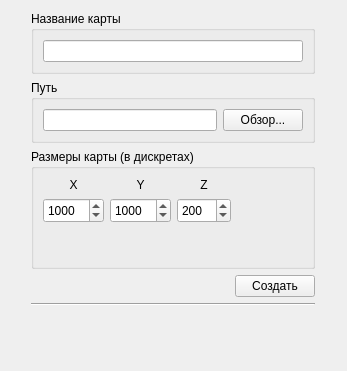
<?xml version="1.0" encoding="UTF-8"?>
<ui version="4.0">
 <class>createMapWindow</class>
 <widget class="QWidget" name="createMapWindow">
  <property name="geometry">
   <rect>
    <x>0</x>
    <y>0</y>
    <width>347</width>
    <height>371</height>
   </rect>
  </property>
  <property name="windowTitle">
   <string>Form</string>
  </property>
  <layout class="QHBoxLayout" name="horizontalLayout_5">
   <item>
    <spacer name="horizontalSpacer_3">
     <property name="orientation">
      <enum>Qt::Horizontal</enum>
     </property>
     <property name="sizeHint" stdset="0">
      <size>
       <width>29</width>
       <height>20</height>
      </size>
     </property>
    </spacer>
   </item>
   <item>
    <layout class="QVBoxLayout" name="verticalLayout_4">
     <item>
      <widget class="QGroupBox" name="groupBox_3">
       <property name="title">
        <string>Название карты</string>
       </property>
       <layout class="QHBoxLayout" name="horizontalLayout_4">
        <item>
         <widget class="QLineEdit" name="nameMapLineEdit"/>
        </item>
       </layout>
      </widget>
     </item>
     <item>
      <widget class="QGroupBox" name="groupBox_2">
       <property name="title">
        <string>Путь</string>
       </property>
       <layout class="QHBoxLayout" name="horizontalLayout_3">
        <item>
         <widget class="QLineEdit" name="dirProjectLineEdit"/>
        </item>
        <item>
         <widget class="QPushButton" name="setDirMapPushButton">
          <property name="text">
           <string>Обзор...</string>
          </property>
         </widget>
        </item>
       </layout>
      </widget>
     </item>
     <item>
      <widget class="QGroupBox" name="groupBox">
       <property name="minimumSize">
        <size>
         <width>250</width>
         <height>100</height>
        </size>
       </property>
       <property name="maximumSize">
        <size>
         <width>16777215</width>
         <height>120</height>
        </size>
       </property>
       <property name="title">
        <string>Размеры карты (в дискретах)</string>
       </property>
       <layout class="QHBoxLayout" name="horizontalLayout">
        <item>
         <layout class="QVBoxLayout" name="verticalLayout_2">
          <item>
           <widget class="QLabel" name="label">
            <property name="maximumSize">
             <size>
              <width>16777215</width>
              <height>30</height>
             </size>
            </property>
            <property name="text">
             <string>X</string>
            </property>
            <property name="alignment">
             <set>Qt::AlignCenter</set>
            </property>
           </widget>
          </item>
          <item>
           <widget class="QSpinBox" name="sizeXSpinBox">
            <property name="minimumSize">
             <size>
              <width>0</width>
              <height>25</height>
             </size>
            </property>
            <property name="minimum">
             <number>100</number>
            </property>
            <property name="maximum">
             <number>20000</number>
            </property>
            <property name="value">
             <number>1000</number>
            </property>
           </widget>
          </item>
          <item>
           <spacer name="verticalSpacer">
            <property name="orientation">
             <enum>Qt::Vertical</enum>
            </property>
            <property name="sizeHint" stdset="0">
             <size>
              <width>20</width>
              <height>40</height>
             </size>
            </property>
           </spacer>
          </item>
         </layout>
        </item>
        <item>
         <layout class="QVBoxLayout" name="verticalLayout">
          <item>
           <widget class="QLabel" name="label_2">
            <property name="maximumSize">
             <size>
              <width>16777215</width>
              <height>30</height>
             </size>
            </property>
            <property name="text">
             <string>Y</string>
            </property>
            <property name="alignment">
             <set>Qt::AlignCenter</set>
            </property>
           </widget>
          </item>
          <item>
           <widget class="QSpinBox" name="sizeYSpinBox">
            <property name="minimumSize">
             <size>
              <width>0</width>
              <height>25</height>
             </size>
            </property>
            <property name="minimum">
             <number>100</number>
            </property>
            <property name="maximum">
             <number>20000</number>
            </property>
            <property name="value">
             <number>1000</number>
            </property>
           </widget>
          </item>
          <item>
           <spacer name="verticalSpacer_2">
            <property name="orientation">
             <enum>Qt::Vertical</enum>
            </property>
            <property name="sizeHint" stdset="0">
             <size>
              <width>20</width>
              <height>40</height>
             </size>
            </property>
           </spacer>
          </item>
         </layout>
        </item>
        <item>
         <layout class="QVBoxLayout" name="verticalLayout_3">
          <item>
           <widget class="QLabel" name="label_3">
            <property name="maximumSize">
             <size>
              <width>16777215</width>
              <height>30</height>
             </size>
            </property>
            <property name="text">
             <string>Z</string>
            </property>
            <property name="alignment">
             <set>Qt::AlignCenter</set>
            </property>
           </widget>
          </item>
          <item>
           <widget class="QSpinBox" name="sizeZSpinBox">
            <property name="minimumSize">
             <size>
              <width>0</width>
              <height>25</height>
             </size>
            </property>
            <property name="minimum">
             <number>50</number>
            </property>
            <property name="maximum">
             <number>1000</number>
            </property>
            <property name="value">
             <number>200</number>
            </property>
           </widget>
          </item>
          <item>
           <spacer name="verticalSpacer_3">
            <property name="orientation">
             <enum>Qt::Vertical</enum>
            </property>
            <property name="sizeHint" stdset="0">
             <size>
              <width>20</width>
              <height>40</height>
             </size>
            </property>
           </spacer>
          </item>
         </layout>
        </item>
        <item>
         <spacer name="horizontalSpacer_2">
          <property name="orientation">
           <enum>Qt::Horizontal</enum>
          </property>
          <property name="sizeType">
           <enum>QSizePolicy::Ignored</enum>
          </property>
          <property name="sizeHint" stdset="0">
           <size>
            <width>40</width>
            <height>20</height>
           </size>
          </property>
         </spacer>
        </item>
        <item>
         <spacer name="horizontalSpacer">
          <property name="orientation">
           <enum>Qt::Horizontal</enum>
          </property>
          <property name="sizeType">
           <enum>QSizePolicy::Ignored</enum>
          </property>
          <property name="sizeHint" stdset="0">
           <size>
            <width>40</width>
            <height>20</height>
           </size>
          </property>
         </spacer>
        </item>
       </layout>
      </widget>
     </item>
     <item>
      <layout class="QHBoxLayout" name="horizontalLayout_2">
       <item>
        <spacer name="horizontalSpacer_4">
         <property name="orientation">
          <enum>Qt::Horizontal</enum>
         </property>
         <property name="sizeHint" stdset="0">
          <size>
           <width>40</width>
           <height>20</height>
          </size>
         </property>
        </spacer>
       </item>
       <item>
        <widget class="QPushButton" name="createMapButton">
         <property name="text">
          <string>Создать</string>
         </property>
        </widget>
       </item>
      </layout>
     </item>
     <item>
      <widget class="Line" name="line">
       <property name="orientation">
        <enum>Qt::Horizontal</enum>
       </property>
      </widget>
     </item>
     <item>
      <spacer name="verticalSpacer_4">
       <property name="orientation">
        <enum>Qt::Vertical</enum>
       </property>
       <property name="sizeHint" stdset="0">
        <size>
         <width>20</width>
         <height>40</height>
        </size>
       </property>
      </spacer>
     </item>
    </layout>
   </item>
   <item>
    <spacer name="horizontalSpacer_5">
     <property name="orientation">
      <enum>Qt::Horizontal</enum>
     </property>
     <property name="sizeHint" stdset="0">
      <size>
       <width>30</width>
       <height>20</height>
      </size>
     </property>
    </spacer>
   </item>
  </layout>
 </widget>
 <resources/>
 <connections/>
</ui>
